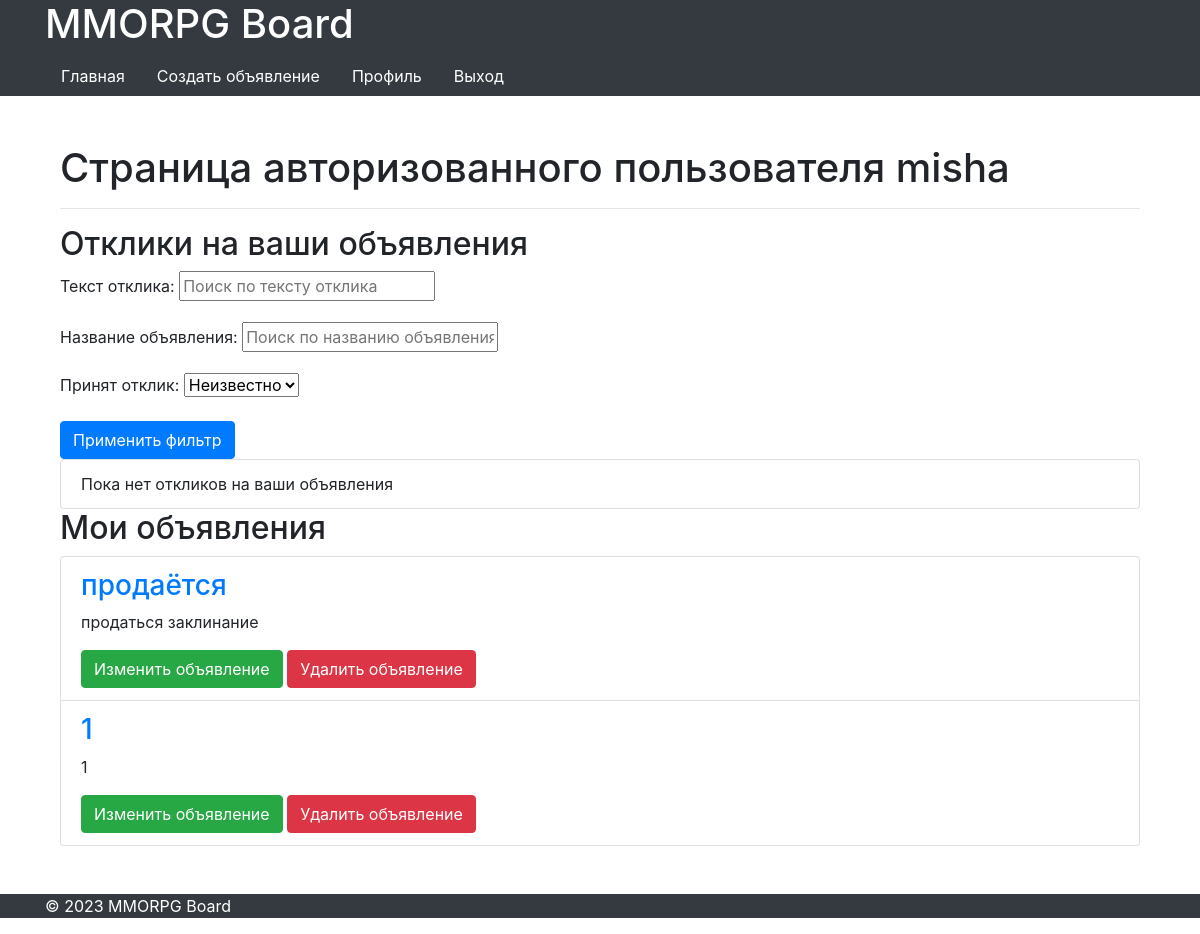
/cabinet/ (signed in), run on the app's committed database.
### board/models.py (models this page shows, shortened)
class Ad(models.Model):
    CATEGORIES = [
        ('Танки', 'Танки'),
        ('Хилы', 'Хилы'),
        ('ДД', 'ДД'),
        ('Торговцы', 'Торговцы'),
        ('Гилдмастеры', 'Гилдмастеры'),
        ('Квестгиверы', 'Квестгиверы'),
        ('Кузнецы', 'Кузнецы'),
        ('Кожевники', 'Кожевники'),
        ('Зельевары', 'Зельевары'),
        ('Мастера заклинаний', 'Мастера заклинаний'),
    ]
    author = models.ForeignKey(User, on_delete=models.CASCADE, verbose_name='author')
    title = models.CharField(max_length=200, db_index=True)
    description = HTMLField()
    category = models.CharField(max_length=100, choices=CATEGORIES, default='Танки')
    created_at = models.DateTimeField(auto_now_add=True)

### board/views.py (the view)
# urls.py: path('cabinet/', PersonRoomView.as_view(), name='cabinet'),
class PersonRoomView(LoginRequiredMixin, TemplateView):
    template_name = 'cabinet.html'
    def get_context_data(self, **kwargs):
        context = super().get_context_data(**kwargs)
        user = self.request.user
        responses = Response.objects.filter(responseAd__author=user)
        context['responses'] = responses
        response_filter = ResponseFilter(self.request.GET, queryset=responses)
        context['response_filter'] = response_filter
        return context

### board/templates/cabinet.html (shortened to what this page needs)
{% extends 'default.html' %}
{% block content %}
<main>
    <div class="container mt-4">
        <h1>Страница авторизованного пользователя {{ request.user.username }}</h1>
        <hr>
        <h2>Отклики на ваши объявления</h2>
        <form method="get" class="response-filter-form">
            {{ response_filter.form.as_p }}
            <button type="submit" class="btn btn-primary">Применить фильтр</button>
        </form>
        <ul class="list-group">
            {% for response in response_filter.qs %}
                <li class="list-group-item">
                    <h3><a href="{% url 'board:ad_detail' response.responseAd.id %}">{{ response.responseAd.title }}</a></h3>
                    <p>{{ response.responseText|truncatechars:50 }}</p>
                    <p>Автор отклика: {{ response.responseUser }}</p>
                    <p>Дата создания отклика: {{ response.responseCreated_at|date:'d M Y года в G:i' }}</p>
                    {% if not response.is_accepted %}
                    <a href="{% url 'board:accept_response' response.id %}" class="btn btn-success">Принять отклик</a>
                    {% else %}
                    Отклик принят
                    {% endif %}
                    <a href="{% url 'board:delete_response' response.id %}" class="btn btn-danger">Удалить отклик</a>
                </li>
            {% empty %}
                <li class="list-group-item">Пока нет откликов на ваши объявления</li>
            {% endfor %}
        </ul>
        <h2>Мои объявления</h2>
        <ul class="list-group">
            {% for ad in request.user.ad_set.all %}
                <li class="list-group-item">
                    <h3><a href="{% url 'board:ad_detail' ad.id %}">{{ ad.title }}</a></h3>
                    <div class="ad-description">{{ ad.description|safe }}</div>
                    <a href="{% url 'board:ad_update' ad.id %}" class="btn btn-success">Изменить объявление</a>
                    <a href="{% url 'board:ad_delete' ad.id %}" class="btn btn-danger">Удалить объявление</a>
                </li>
            {% empty %}
                <li class="list-group-item">Пока нет объявлений</li>
            {% endfor %}
        </ul>
    </div>
</main>
{% endblock content %}

### data on the page
Ad: title "продаётся", description "продаться заклинание"
Ad: title "1", description "1"

### other printed values
{{ request.user.username }} "misha"
